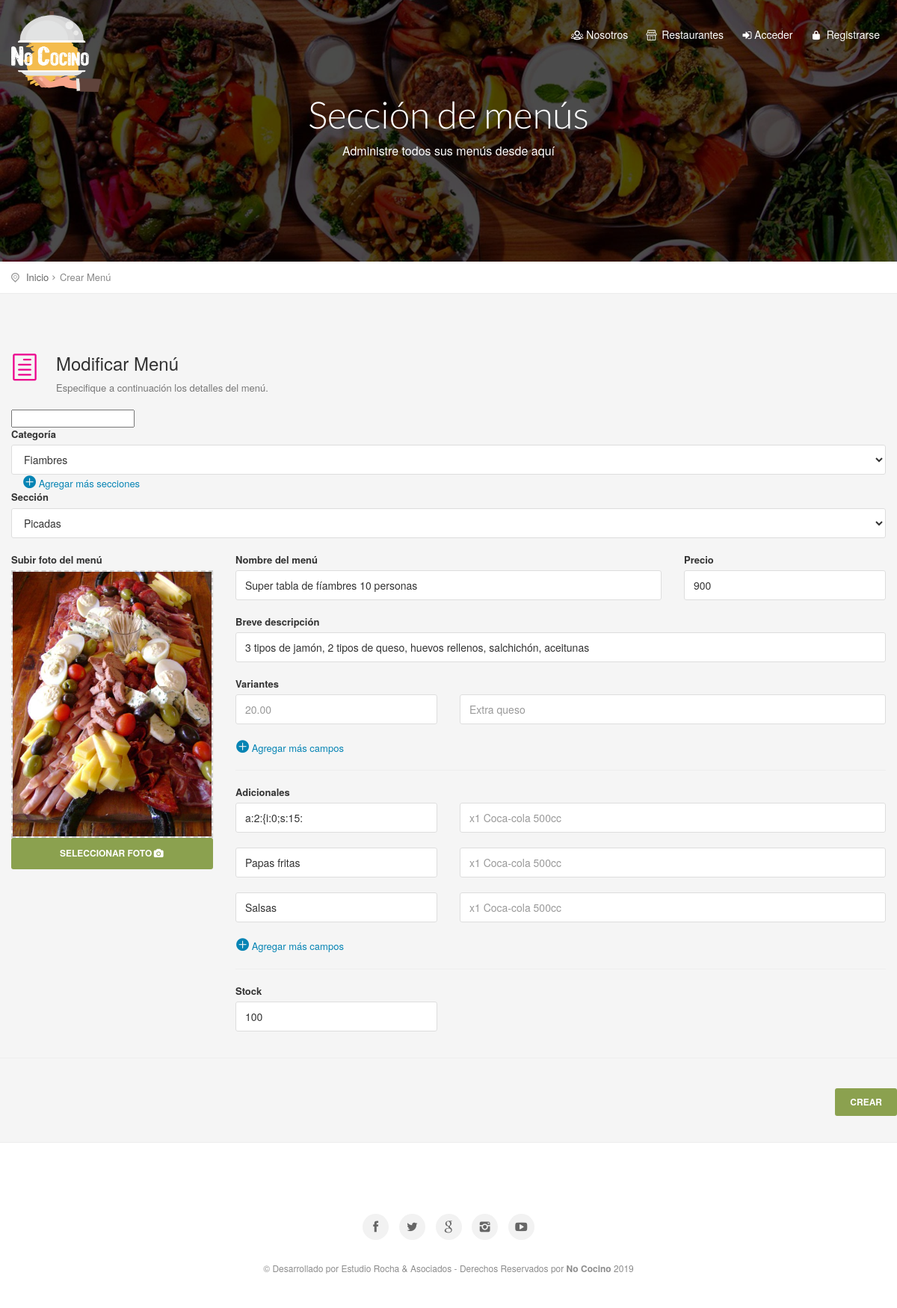
The page /modificar_menu_2.php?id=adf3f6db2c on the database its author committed.
### tables this page shows
CREATE TABLE `productos` (
  `id` int(11) NOT NULL,
  `cod` varchar(255) DEFAULT NULL,
  `cod_empresa` text,
  `titulo` text,
  `precio` float DEFAULT NULL,
  `precioDescuento` float NOT NULL,
  `stock` int(11) DEFAULT '0',
  `desarrollo` text,
  `variantes` text,
  `adicionales` text,
  `categoria` text,
  `subcategoria` text,
  `seccion` text,
  `keywords` text,
  `description` text,
  `fecha` date DEFAULT NULL,
  `meli` varchar(255) DEFAULT NULL,
  `url` text,
  `cod_producto` varchar(255) DEFAULT NULL
);

CREATE TABLE `categorias` (
  `id` int(11) NOT NULL,
  `cod` varchar(255) NOT NULL,
  `titulo` varchar(255) NOT NULL,
  `area` varchar(255) NOT NULL
);

CREATE TABLE `secciones` (
  `id` int(11) NOT NULL,
  `cod` text,
  `titulo` text,
  `cod_empresa` text
);

CREATE TABLE `imagenes` (
  `id` int(11) NOT NULL,
  `ruta` varchar(255) NOT NULL,
  `cod` varchar(255) NOT NULL
);

### Config/Autoload.php (called while the page is built, shortened)
<?php
class autoload
{
    public static function runSitio()
    {
        spl_autoload_register(
            function($clase)
            {
                $ruta = str_replace("\\", "/", $clase) . ".php";
            }
        );
    }
}

### Clases/Conexion.php (called while the page is built, shortened)
<?php namespace Clases;
class Conexion
{
    private $datos = array("host"=> "localhost","user"=> "root","pass"=> "","db"  => "nococino");
    private $con;
    public function __construct()
    {
        $this->con = mysqli_connect($this->datos["host"], $this->datos["user"], $this->datos["pass"], $this->datos["db"]);
        mysqli_set_charset($this->con,'utf8');
    }
    public function sqlReturn($query)
    {
        $dato = $this->con->query($query);
        return $dato;
    }
}

### Clases/Categorias.php (called while the page is built, shortened)
<?php
class Categorias
{
    private $con;
    public function __construct()
    {
        $this->con = new Conexion();
    }
    function list($filter,$order,$limit) {
        $array = array();
        if (is_array($filter)) {
            $filterSql = "WHERE ";
            $filterSql .= implode(" AND ", $filter);
        } else {
            $filterSql = '';
        }
        if ($order != '') {
            $orderSql = $order;
        } else {
            $orderSql = "id DESC";
        }
        if ($limit != '') {
            $limitSql = "LIMIT " . $limit;
        } else {
            $limitSql = '';
        }
        $sql = "SELECT * FROM `categorias` $filterSql  ORDER BY $orderSql $limitSql";
        $notas = $this->con->sqlReturn($sql);
        if ($notas) {
            while ($row = mysqli_fetch_assoc($notas)) {
                $array[] = $row;
            }
            return $array ;
        }
    }
}

### Clases/Productos.php (called while the page is built, shortened)
<?php
class Productos
{
    public $id;
    public $cod;
    public $cod_empresa;
    private $con;
    public function __construct()
    {
        $this->con = new Conexion();
    }
    public function view()
    {
        $sql   = "SELECT * FROM `productos` WHERE id = '{$this->id}' ||  cod = '{$this->cod}' ||  cod_empresa = '{$this->cod_empresa}' ORDER BY id DESC";
        $notas = $this->con->sqlReturn($sql);
        $row   = mysqli_fetch_assoc($notas);
        return $row;
    }
}

### Clases/Secciones.php (called while the page is built, shortened)
<?php
class Secciones
{
    private $con;
    public function __construct()
    {
        $this->con = new Conexion();
    }
    function list($filter,$order,$limit) {
        $array = array();
        if (is_array($filter)) {
            $filterSql = "WHERE ";
            $filterSql .= implode(" AND ", $filter);
        } else {
            $filterSql = '';
        }
        if ($order != '') {
            $orderSql = $order;
        } else {
            $orderSql = "id DESC";
        }
        if ($limit != '') {
            $limitSql = "LIMIT " . $limit;
        } else {
            $limitSql = '';
        }
        $sql = "SELECT * FROM `secciones` $filterSql  ORDER BY $orderSql $limitSql";
        $notas = $this->con->sqlReturn($sql);
        if ($notas) {
            while ($row = mysqli_fetch_assoc($notas)) {
                $array[] = $row;
            }
            return $array ;
        }
    }
}

### Clases/Imagenes.php (called while the page is built, shortened)
<?php
class Imagenes
{
    public $cod;
    private $con;
    public function __construct()
    {
        $this->con = new Conexion();
    }
    public function view()
    {
        $sql      = "SELECT * FROM `imagenes` WHERE cod = '{$this->cod}' ORDER BY id ASC";
        $imagenes = $this->con->sqlReturn($sql);
        $row      = mysqli_fetch_assoc($imagenes);
        if ($row===NULL) {
            $row['ruta']      =  "assets/archivos/sin_imagen.jpg";
            return $row;
        }else {
            return $row;
        }
    }
}

### modificar_menu_2.php (the view, shortened to what this page needs)
<?php
require_once "Config/Autoload.php";
$menu = new Clases\Productos();
$imagenes = new Clases\Imagenes();
$categorias = new Clases\Categorias();
$seccion = new Clases\Secciones();
$filterCategoria = array("area = 'productos'");
$order = "titulo ASC";
$categoriasArray = $categorias->list($filterCategoria, $order, "");
$cod = isset($_GET["id"]) ? $_GET["id"] : '';
$menu->set("cod", $cod);
$menuData = $menu->view();
$filterSeccion = array("cod_empresa = '$menuData[cod_empresa]'");
$seccionesArray = $seccion->list($filterSeccion, $order, "");
$imagenes->set("cod", $menuData['cod']);
$imagenData = $imagenes->view();
$variantesExplotadas = explode('|||', $menuData['variantes']);
$variante1Explotada = explode(',', $variantesExplotadas[0]);
$variante2Explotada = explode(',', $variantesExplotadas[1]);
$adicionalesExplotadas = explode('|||', $menuData['adicionales']);
$adicional1Explotada = explode(',', $adicionalesExplotadas[0]);
$adicional2Explotada = explode(',', $adicionalesExplotadas[1]);
?>
<section class="parallax-window" id="short" data-parallax="scroll" data-image-src="<?= URL ?>/assets/img/bkg.jpg" data-natural-width="1400" >
    <div id="subheader">
        <div id="sub_content">
            <h1>Sección de menús</h1>
            <p>Administre todos sus menús desde aquí</p>
        </div>
    </div>
</section>
<div id="position">
    <div class="container">
        <ul>
            <li><a href="#0">Inicio</a></li>
            <li>Crear Menú</li>
        </ul>
    </div>
</div>
<div class="container margin_60_35">
    <div class="row">
        <div class="col-md-12">
            <section id="section-2">
                <div class="indent_title_in">
                    <i class="icon_document_alt"></i>
                    <h3>Modificar Menú</h3>
                    <p>Especifique a continuación los detalles del menú.</p>
                </div>
                <input id="val1"/>
                <form method="post" enctype="multipart/form-data">
                    <div class="form-group">
                        <label>Categoría</label>
                        <select class="form-control" name="categoriaMenu" id="categoriaMenu">
                            <?php foreach ($categoriasArray as $key => $value): ?>
                                <option value="<?= $value['cod'] ?>" <?php if ($menuData['categoria'] == $value['cod']) {
                                    echo 'selected';
                                } ?>><?= $value['titulo'] ?></option>
                            <?php endforeach; ?>
                        </select>
                        <a class="MasCampos col-md-12" href="#" onclick="agregarOption('val1','masSecciones')"><i
                                    class="icon_plus_alt"></i> Agregar más secciones</a>
                    </div>
                    <div class="form-group">
                        <label>Sección</label>
                        <select class="form-control" name="seccionMenu" id="masSecciones">
                            <?php foreach ($seccionesArray as $key => $value): ?>
                                <option value="<?= $value['cod'] ?>" <?php if ($menuData['seccion'] == $value['cod']) {
                                    echo 'selected';
                                } ?>><?= $value['titulo'] ?></option>
                            <?php endforeach; ?>
                        </select>
                    </div>
                    <div class="strip_menu_items">
                        <div class="row">
                            <div class="col-sm-3">
                                <label>Subir foto del menú</label><br/>
                                <div id="dropContainer" class="drop_file">
                                    <img id="imgSalida" src="<?= URL; ?>/<?= $imagenData['ruta'] ?>" width="100%"
                                         src=""/>
                                </div>
                                <label class="btn_full btn btn-primary">
                                    Seleccionar foto<i class="icon-camera"></i>
                                </label>
                            </div>
                            <div class="col-sm-9">
                                <div class="row">
                                    <div class="col-md-8">
                                        <div class="form-group">
                                            <label>Nombre del menú</label>
                                            <input type="text" value="<?= $menuData['titulo'] ?>" name="tituloMenu"
                                                   class="form-control"
                                                   placeholder="Ej. Pizza Napolitana">
                                        </div>
                                    </div>
                                    <div class="col-md-4">
                                        <div class="form-group">
                                            <label>Precio</label>
                                            <input type="text" value="<?= $menuData['precio'] ?>" name="precioMenu"
                                                   class="form-control"
                                                   placeholder="Ej. 180">
                                        </div>
                                    </div>
                                </div>
                                <div class="form-group">
                                    <label>Breve descripción</label>
                                    <input type="text" value="<?= $menuData['desarrollo'] ?>" name="desarrolloMenu"
                                           class="form-control"
                                           placeholder="Ej. Pizza cocinada a la piedra de masa casera">
                                </div>
                                <div class="row">
                                    <label class="col-md-12">Variantes</label>
                                    <?php for ($i = 0; $i < count($variante1Explotada); $i++): ?>
                                        <div class="col-md-4">
                                            <div class="form-group">
                                                <input type="text" value="<?= $variante1Explotada[$i]; ?>"
                                                       name="variante1[]" class="form-control"
                                                       placeholder="20.00">
                                            </div>
                                        </div>
                                        <div class="col-md-8">
                                            <div class="form-group">
                                                <input type="text" value="<?= $variante2Explotada[$i]; ?>"
                                                       name="variante2[]" class="form-control"
                                                       placeholder="Extra queso">
                                            </div>
                                        </div>
                                    <?php endfor; ?>
                                    <a class="MasCampos col-md-12" href="#" id="mascamposVariante"><i
                                                class="icon_plus_alt"></i> Agregar más campos</a>
                                </div>
                                <hr/>
                                <div class="row">
                                    <label class="col-md-12">Adicionales</label>
                                    <?php for ($i = 0; $i < count($adicional1Explotada); $i++): ?>
                                        <div class="col-md-4">
                                            <div class="form-group">
                                                <input type="text" value="<?= $adicional1Explotada[$i]; ?>"
                                                       name="adicional1[]" class="form-control"
                                                       placeholder="40.00">
                                            </div>
                                        </div>
                                        <div class="col-md-8">
                                            <div class="form-group">
                                                <input type="text" value="<?= $adicional2Explotada[$i]; ?>"
                                                       name="adicional2[]" class="form-control"
                                                       placeholder="x1 Coca-cola 500cc">
                                            </div>
                                        </div>
                                    <?php endfor; ?>
                                    <a class="MasCampos col-md-12" href="#" id="mascamposAdicional"><i
                                                class="icon_plus_alt"></i> Agregar más campos</a>
                                </div>
                                <hr/>
                                <div class="row">
                                    <div class="col-md-4 form-group">
                                        <label>Stock</label>
                                        <input type="text" value="<?= $menuData['stock'] ?>" name="stockMenu"
                                               class="form-control" placeholder="Ej. 24">
                                    </div>
                                </div>
                            </div>
                        </div>
                    </div>
        </div>
        <hr class="styled_2">
        <div class="wrapper_indent">
            <div class="add_more_cat text_align_right">
                <button type="submit" name="crear_menu" class="btn_1">Crear</button>
            </div>
        </div>
    </div>
</div>

### rows shown on the page
productos: categoriaMenu "Fiambres", seccionMenu "Picadas", tituloMenu "Super tabla de fíambres 10 personas", precioMenu "900", desarrolloMenu "3 tipos de jamón, 2 tipos de queso, huevos rellenos, salchichón, aceitunas", stockMenu "100"
imagenes: ruta (picture)

### other values the page prints
TITULO "No Cocino"
